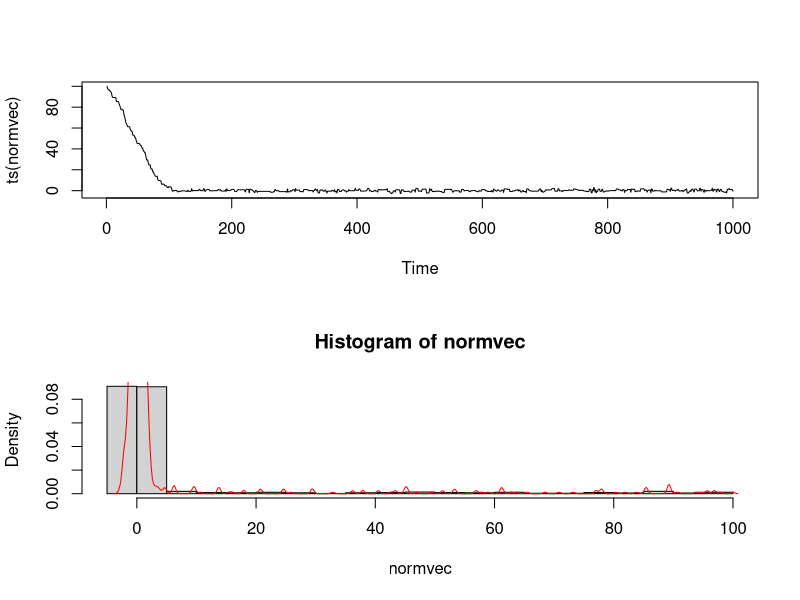
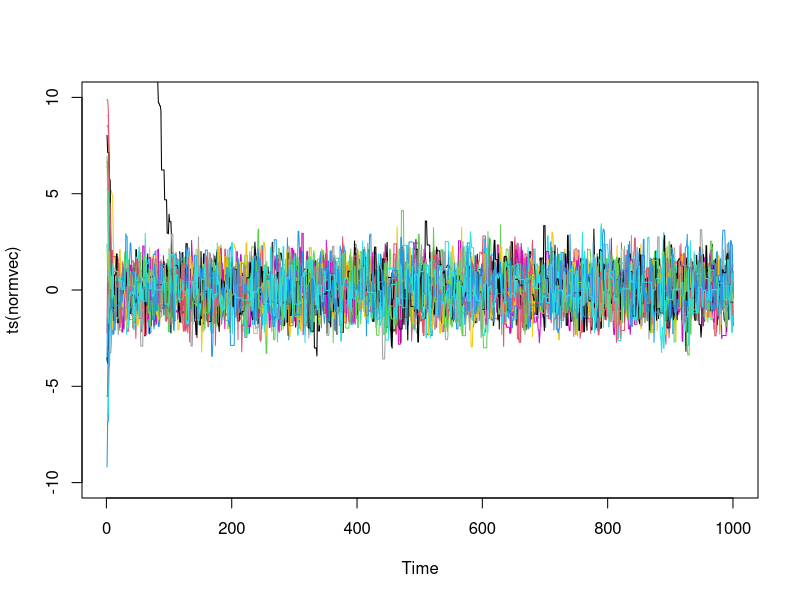
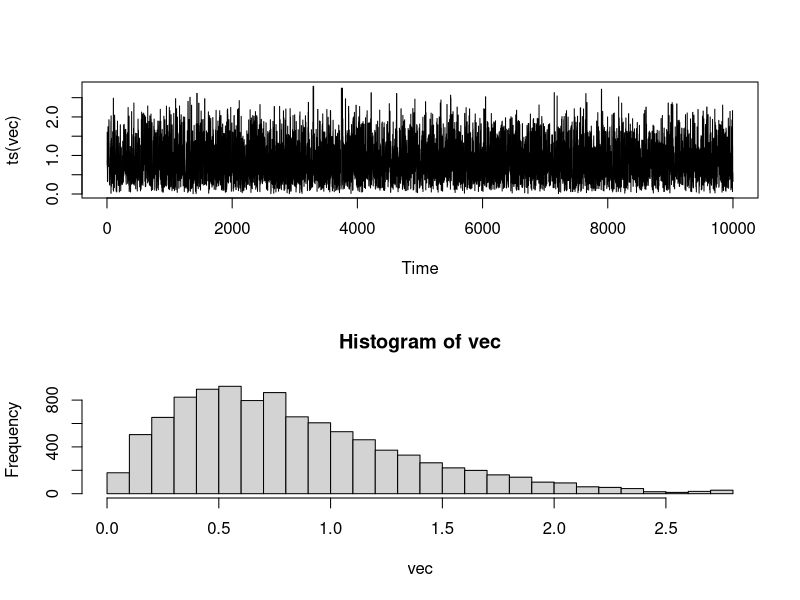
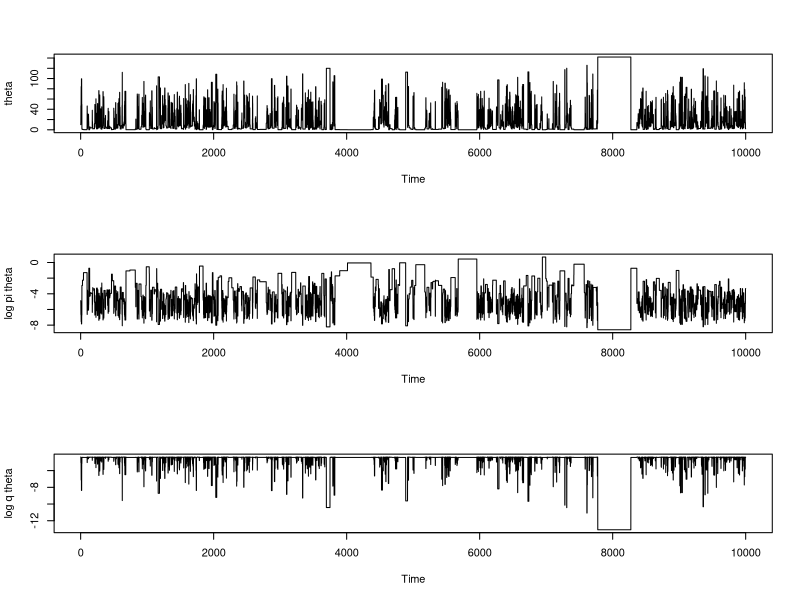
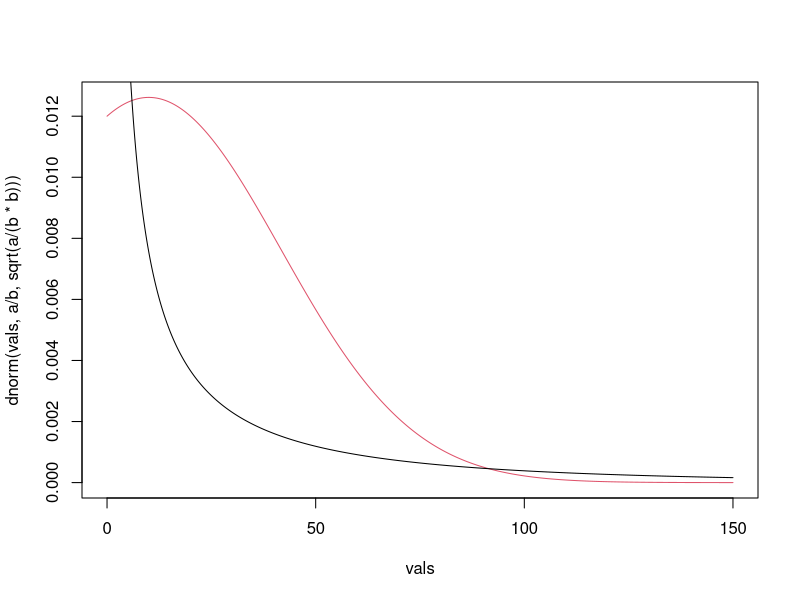

These charts were generated, in order, by the following R code:
# Q1 - Random Walk Metropolis

norm = function(N, a, theta = 0)
{
  vec = rep(0, N)
  vec[1] = theta
  count = 0 # count the num of accepted candidates
  for (i in 2:N)
  {
    innov = runif(1, -a, a)
    can = theta + innov
    laprob = dnorm(can, log = TRUE) - dnorm(theta, log = TRUE)
    u = runif(1)
    if (log(u) < laprob) {
      theta = can
      count = count + 1
    }
    vec[i] = theta
  }
  print(count / (N - 1))
  return(vec)
}

#Run for 10k iters with a=1:

# When the uniform proposal is too broad (eg. between -100000 and 100000) then
# basically no samples will be accepted, so the chain will be "stuck" at 0. Similarly,
# NOTE: a horizontal section in the trace plot of MCMC samples ("stuck") is a common
# indication of poor mixing in the Markov chain - This usually i120, 0.08, legend=c("Targetn, "Proposaldi, col=c("redc, "blueates that the
# Markov chain has reached a region of low probability density or a local mode
# of the distribution so is unable to move away from it due to a low acceptance rate
# (or an inappropriate proposal).
# With good mixing, the trace plot should exhibit a random and oscillatory behavior around
# the true value of the parameter.

# Note: when using alpha << 1, most candidates will be accepted
# In general: high acceptance probabilities mean that the chain is too "cold" and
# low acceptance probabilities mean that the chain is too "hot"

normvec = norm(1000, 3.887, 100)
par(mfrow = c(2, 1))
plot(ts(normvec))
hist(normvec, 30, freq = FALSE)
lines(density(normvec), col = "red")
par(mfrow = c(1, 1))



plot(ts(normvec), ylim = c(-10, 10))
for (i in 1:20)
{
  lines(ts(norm(1000, 4, runif(1, -10, 10))), col = (i + 1))
}


gammaMH = function(N, a, b)
{
  mu = a / b
  sig = sqrt(a / (b * b))
  vec = rep(0, N)
  theta = a / b
  vec[1] = theta
  for (i in 2:N)
  {
    can = rnorm(1, mu, sig)
    laprob1 = dgamma(can, a, b, log = TRUE) - dgamma(theta, a, b, log =
                                                       TRUE)
    laprob2 = dnorm(theta, mu, sig, log = TRUE) - dnorm(can, mu, sig, log =
                                                          TRUE)
    laprob = laprob1 + laprob2
    u = runif(1)
    if (log(u) < laprob) {
      theta = can
    }
    vec[i] = theta
  }
  return(vec)
}

vec = gammaMH(10000, 2.3, 2.7)
par(mfrow = c(2, 1))
plot(ts(vec))
hist(vec, 30)
par(mfrow = c(1, 1))


gammaMH = function(N, a, b)
{
  mu = a / b
  sig = sqrt(a / (b * b))
  mat = matrix(0, nrow = N, ncol = 3) #add extra columns to store \log\pi and \log q
  theta = a / b
  mat[1, ] = c(theta,
               dgamma(theta, a, b, log = TRUE),
               dnorm(theta, mu, sig, log = TRUE))
  for (i in 2:N)
  {
    can = rnorm(1, mu, sig)
    laprob1 = dgamma(can, a, b, log = TRUE) - dgamma(theta, a, b, log =
                                                       TRUE)
    laprob2 = dnorm(theta, mu, sig, log = TRUE) - dnorm(can, mu, sig, log =
                                                          TRUE)
    laprob = laprob1 + laprob2
    u = runif(1)
    if (log(u) < laprob) {
      theta = can
    }
    mat[i, ] = c(theta,
                 dgamma(theta, a, b, log = TRUE),
                 dnorm(theta, mu, sig, log = TRUE))
  }
  return(mat)
}

mat = gammaMH(10000, 0.1, 0.01)
#Trace plots
par(mfrow = c(3, 1))
plot(ts(mat[, 1]), ylab = "theta")
plot(ts(mat[, 2]), ylab = "log pi theta")
plot(ts(mat[, 3]), ylab = "log q theta")
par(mfrow = c(1, 1))

# Plot the proposal against the target
a = 0.1
b = 0.01
vals = seq(0, 150, 0.1)
plot(vals, dnorm(vals, a / b, sqrt(a / (b * b))), type = "l", col = 2)
lines(vals, dgamma(vals, a, b), type = "l")


# Comments
# 1. When the chain gets stuck at values of "theta" around 0, the corresponding pi(theta)
# values are large. This suggests that the q(theta)/pi(theta) part in the acceptance
# probability is very small, which in turn leads to a very small acceptance probability.
# Therefore, we get several (tens of) iterations for which the chain doesn't move
# 2. The chain additionally gets stuck at large values of "theta" due to the small values


lpost = function(psi)
{
  lprior = dnorm(psi, log = TRUE)
  llike = -25 * psi - 0.5 * 0.0305 / exp(2 * psi)
  return(lprior + llike)
}

norm2 = function(N, a, lambda)
{
  vec = rep(0, N)
  vec[1] = theta
  count = 0 # count the num of accepted candidates
  for (i in 2:N)
  {
    innov = runif(1, -a, a)
    can = theta + innov
    laprob = dnorm(can, log = TRUE) - dnorm(theta, log = TRUE)
    u = runif(1)
    if (log(u) < laprob) {
      theta = can
      count = count + 1
    }
    vec[i] = theta
  }
  print(count / (N - 1))
  return(vec)
}

